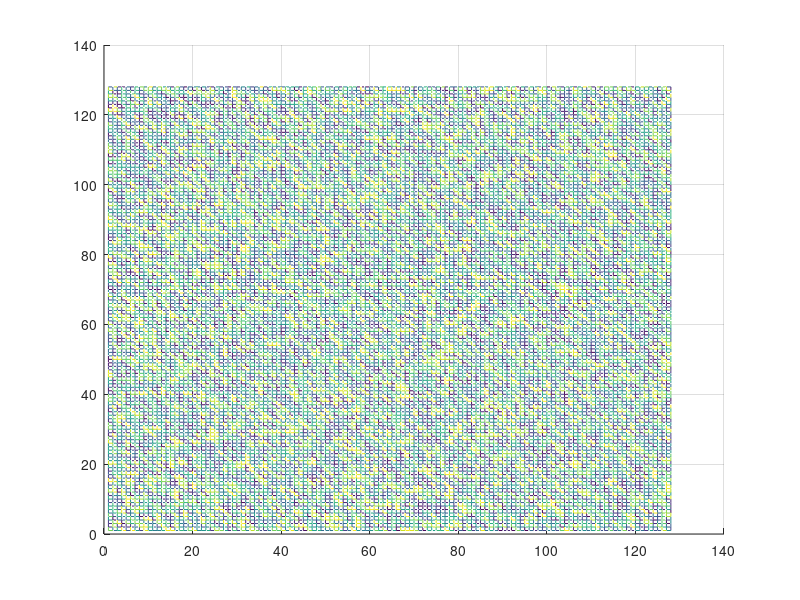

Write the MATLAB code that produced this figure. (Note: this script raises an error after producing the figure.)
clear all;
dt=0.5;
Nx=128;
Ny=128;
A=1.0;
plot_step=100;

more off;

% Declarations
conc=zeros(Nx,Ny);
energy1=zeros(1, plot_step);
energy2=zeros(1, plot_step);
total_energy=zeros(1, plot_step);

% Initial profile
for i=1:Nx
    for j=1:Ny
        conc(i,j)=0.5 + ( 0.5 - rand() );
    end
end

mesh(conc);
view(2)
pause(0)

% Periodic Boundary
halfNx=Nx/2;
halfNy=Ny/2;
delkx=2*pi/Nx;
delky=2*pi/Ny;

% Evolve the profile


for z=1:plot_step
    for p=1:50
        
        g=2*A*conc.*(1-conc).*(1-2*conc);
        
        % FFT
        c_hat=fft2(conc);
        g_hat=fft2(g);
        
        
        for i=1:Nx
            for j=1:Ny
                
                %Periodic Boundary Condition
                
                %we take (i-1) to include the k = 0 point
                if ((i-1) <= halfNx)
                    kx=(i-1)*delkx;
                end
                
                if ((i-1) > halfNx)
                    kx=(i-1-Nx)*delkx;
                end
                
                if ((j-1) <= halfNy)
                    ky=(j-1)*delky;
                end
                
                if ((j-1) > halfNy)
                    ky=(j-1-Ny)*delky;
                end
                
                k2=kx*kx+ky*ky;
                k4=k2*k2;
                
                
                c_hat(i,j)=(c_hat(i,j)-dt*k2*g_hat(i,j))/(1+2*k4*dt);
                
            end
        end
        
        conc=real(ifft2(c_hat));
    end
    energy1(z)=cal_energy1(conc, Nx, Ny);
    energy2(z)=cal_energy2(conc, Nx, Ny);
    mesh(conc);
    view(2)
    pause(0)
end

%% Variation of Bulk Energy
plot (energy1, 'r*');
title('Variation of Bulk Energy with successive iterations')
xlabel('Iteration No.'), ylabel('Bulk Energy')

%% Variation of Gradient Energy
plot (energy2, 'b*');
title('Variation of Gradient Energy with successive iterations')
xlabel('Iteration No.'), ylabel('Gradient Energy')

%% Variation of Total Energy
total_energy=energy1+energy2;
plot (total_energy, 'g*');
title('Variation of Total Energy with successive iterations')
xlabel('Iteration No.'), ylabel('Total Energy')

%% Energy 1 Calculation
function [energy1] = cal_energy1(conc, Nx, Ny)
A=1.0;
energy1=0;

% energy1

for i=1:Nx
    for j=1:Ny
        energy1=energy1 + A*conc(i,j)*conc(i,j)*(1-conc(i,j))*(1-conc(i,j));
    end
end

end


%% Energy 2 Calculation
function [energy2] = cal_energy2(conc, Nx, Ny)
kappa=1.0;
energy2=0;

%energy 2

c_prime=zeros(Nx, Ny);

for i=1:Nx
    for j=1:Ny
        % Periodic condition for x
        wx=i-1;
        ex=i+1;
        if (wx<1)
            wx=wx+Nx;
        end
        if (ex>Nx)
            ex=ex-Nx;
        end
        
        % Periodic condition for y
        wy=j-1;
        ey=j+1;
        if (wy<1)
            wy=wy+Ny;
        end
        if (ey>Ny)
            ey=ey-Ny;
        end
        c_prime(i,j)=(conc(ex, j)-conc(wx, j))^2 +...
            (conc(i, ey)-conc(i, wy))^2;
        energy2 = energy2 + kappa*c_prime(i,j)*c_prime(i,j);
    end
end

end

